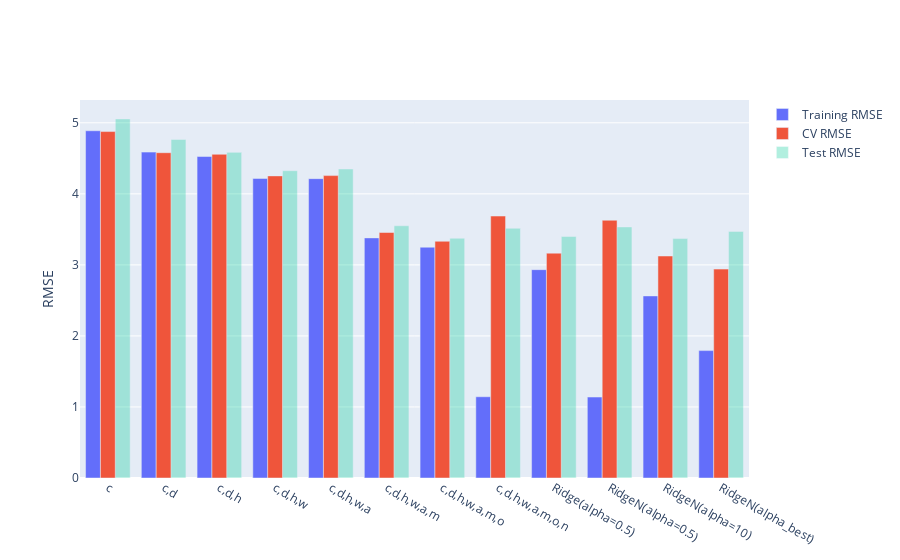

The notebook cell saved with this chart:
### Code cell
best_alpha = alphas[np.argmin(cv_values)]
ridge_model.set_params(LinearModel__alpha=best_alpha)
ridge_model.fit(tr, tr['mpg'])
models["RidgeN(alpha_best)"] = ridge_model
compare_models(models)

### Figure 1 — Plotly figure (JSON) as saved in the notebook; plotly's stock layout.template omitted (floating-point values rounded to 4 significant figures)
{"data": [{"name": "Training RMSE", "type": "bar", "x": ["c", "c,d", "c,d,h", "c,d,h,w", "c,d,h,w,a", "c,d,h,w,a,m", "c,d,h,w,a,m,o", "c,d,h,w,a,m,o,n", "Ridge(alpha=0.5)", "RidgeN(alpha=0.5)", "RidgeN(alpha=10)", "RidgeN(alpha_best)"], "y": [4.888, 4.588, 4.525, 4.217, 4.214, 3.38, 3.249, 1.144, 2.933, 1.14, 2.563, 1.793]}, {"name": "CV RMSE", "type": "bar", "x": ["c", "c,d", "c,d,h", "c,d,h,w", "c,d,h,w,a", "c,d,h,w,a,m", "c,d,h,w,a,m,o", "c,d,h,w,a,m,o,n", "Ridge(alpha=0.5)", "RidgeN(alpha=0.5)", "RidgeN(alpha=10)", "RidgeN(alpha_best)"], "y": [4.877, 4.579, 4.557, 4.253, 4.257, 3.456, 3.332, 3.688, 3.165, 3.628, 3.125, 2.941]}, {"name": "Test RMSE", "opacity": 0.3, "type": "bar", "x": ["c", "c,d", "c,d,h", "c,d,h,w", "c,d,h,w,a", "c,d,h,w,a,m", "c,d,h,w,a,m,o", "c,d,h,w,a,m,o,n", "Ridge(alpha=0.5)", "RidgeN(alpha=0.5)", "RidgeN(alpha=10)", "RidgeN(alpha_best)"], "y": [5.055, 4.766, 4.584, 4.326, 4.35, 3.551, 3.375, 3.515, 3.4, 3.534, 3.37, 3.472]}], "layout": {"yaxis": {"title": {"text": "RMSE"}}}}
